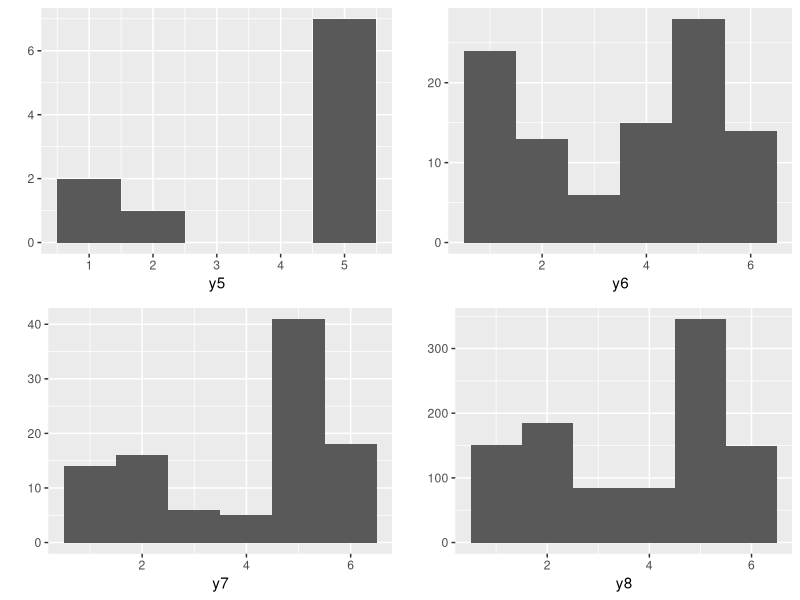

Generate this figure with R:
x<-1:5

x
x[1:2]
x[5]
x[5:1]

x
x[-1]
x[-(3:4)]

x[c(F,T,T,T,T)]

# recycling
x[c(T,F)]

b <- x < median(x)

x[b]

x[x<median(x)]


b<- x<median(x) | x > median(x)

x[x<median(x) | x > median(x)]

x<-1:5

names(x)<-letters[x]

x

x[names(x)]

require(gridExtra)
library(ggplot2)

y1<-sample(1:6,size=10,replace=T)
p1<-qplot(y1,binwidth=1)

y2<-sample(1:6,size=100,replace=T)
p2<-qplot(y2,binwidth=1)

y3<-sample(1:6,size=1000,replace=T)
p3<-qplot(y3,binwidth=1)

y4<-sample(1:6,size=10000,replace=T)
p4<-qplot(y4,binwidth=1)





y5<-sample(1:6,size=10,replace=T,prob=c(2/12,2/12,1/12,1/12,4/12,2/12))
p5<-qplot(y5,binwidth=1)

y6<-sample(1:6,size=100,replace=T,prob=c(2/12,2/12,1/12,1/12,4/12,2/12))
p6<-qplot(y6,binwidth=1)

y7<-sample(1:6,size=100,replace=T,prob=c(2/12,2/12,1/12,1/12,4/12,2/12))
p7<-qplot(y7,binwidth=1)

y8<-sample(1:6,size=1000,replace=T,prob=c(2/12,2/12,1/12,1/12,4/12,2/12))
p8<-qplot(y8,binwidth=1)

grid.arrange(p5, p6, p7, p8, nrow=2, ncol=2)




